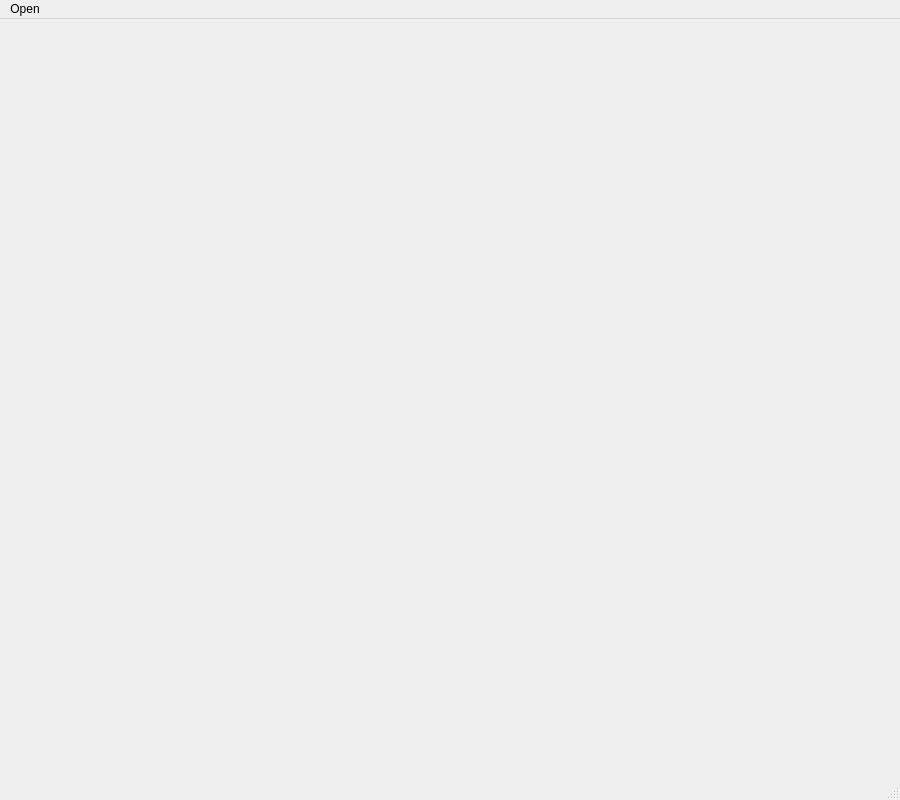
<?xml version="1.0" encoding="UTF-8"?>
<ui version="4.0">
 <class>MainWindow</class>
 <widget class="QMainWindow" name="MainWindow">
  <property name="geometry">
   <rect>
    <x>0</x>
    <y>0</y>
    <width>900</width>
    <height>800</height>
   </rect>
  </property>
  <property name="windowTitle">
   <string>MainWindow</string>
  </property>
  <widget class="DisplayWidget" name="centralWidget"/>
  <widget class="QMenuBar" name="menuBar">
   <property name="geometry">
    <rect>
     <x>0</x>
     <y>0</y>
     <width>900</width>
     <height>22</height>
    </rect>
   </property>
   <widget class="QMenu" name="menuOpen">
    <property name="title">
     <string>Open</string>
    </property>
    <addaction name="actionCalculator"/>
   </widget>
   <addaction name="menuOpen"/>
  </widget>
  <widget class="QStatusBar" name="statusBar"/>
  <action name="actionCalculator">
   <property name="text">
    <string>Calculator</string>
   </property>
  </action>
 </widget>
 <layoutdefault spacing="6" margin="11"/>
 <customwidgets>
  <customwidget>
   <class>DisplayWidget</class>
   <extends>QWidget</extends>
   <header>displaywidget.h</header>
   <container>1</container>
  </customwidget>
 </customwidgets>
 <resources/>
 <connections/>
</ui>
